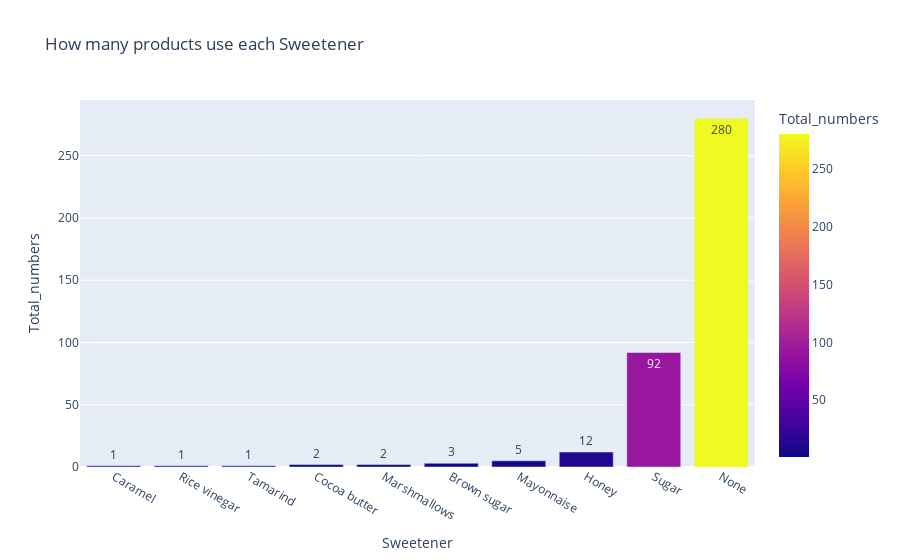

This figure's notebook cell:
### Code cell
data = df.groupby(['Sweetener'])['Food Product'].count().reset_index(name='Total_numbers')
#data= data[data.Total_numbers > 2] 
Data= data.sort_values('Total_numbers',ascending = True)

fig = px.bar(Data, x="Sweetener", y="Total_numbers", color="Total_numbers", 
             title="How many products use each Sweetener",text_auto=True)
fig.show()

### Figure 1 — Plotly figure (JSON) as saved in the notebook; plotly's stock layout.template omitted (floating-point values rounded to 4 significant figures)
{"data": [{"alignmentgroup": "True", "hovertemplate": "Sweetener=%{x}<br>Total_numbers=%{marker.color}<extra></extra>", "legendgroup": "", "marker": {"color": [1, 1, 1, 2, 2, 3, 5, 12, 92, 280], "coloraxis": "coloraxis", "pattern": {"shape": ""}}, "name": "", "offsetgroup": "", "orientation": "v", "showlegend": false, "textposition": "auto", "texttemplate": "%{y}", "type": "bar", "x": ["Caramel", "Rice vinegar", "Tamarind", "Cocoa butter", "Marshmallows", "Brown sugar", "Mayonnaise", "Honey", "Sugar", "None"], "xaxis": "x", "y": [1, 1, 1, 2, 2, 3, 5, 12, 92, 280], "yaxis": "y"}], "layout": {"barmode": "relative", "coloraxis": {"colorbar": {"title": {"text": "Total_numbers"}}, "colorscale": [[0, "#0d0887"], [0.1111, "#46039f"], [0.2222, "#7201a8"], [0.3333, "#9c179e"], [0.4444, "#bd3786"], [0.5556, "#d8576b"], [0.6667, "#ed7953"], [0.7778, "#fb9f3a"], [0.8889, "#fdca26"], [1, "#f0f921"]]}, "legend": {"tracegroupgap": 0}, "title": {"text": "How many products use each Sweetener"}, "xaxis": {"anchor": "y", "domain": [0, 1], "title": {"text": "Sweetener"}}, "yaxis": {"anchor": "x", "domain": [0, 1], "title": {"text": "Total_numbers"}}}}
